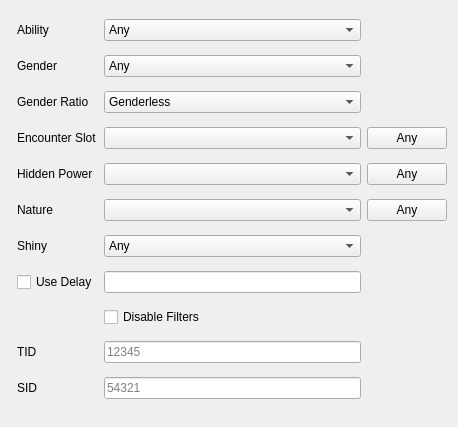
<?xml version="1.0" encoding="UTF-8"?>
<ui version="4.0">
 <class>Filter</class>
 <widget class="QWidget" name="Filter">
  <property name="geometry">
   <rect>
    <x>0</x>
    <y>0</y>
    <width>458</width>
    <height>427</height>
   </rect>
  </property>
  <property name="windowTitle">
   <string notr="true">Filter</string>
  </property>
  <layout class="QGridLayout" name="gridLayout">
   <item row="2" column="1">
    <widget class="QLabel" name="labelGenderRatio">
     <property name="sizePolicy">
      <sizepolicy hsizetype="Fixed" vsizetype="Preferred">
       <horstretch>0</horstretch>
       <verstretch>0</verstretch>
      </sizepolicy>
     </property>
     <property name="text">
      <string>Gender Ratio</string>
     </property>
    </widget>
   </item>
   <item row="6" column="1">
    <widget class="QLabel" name="labelShiny">
     <property name="sizePolicy">
      <sizepolicy hsizetype="Fixed" vsizetype="Preferred">
       <horstretch>0</horstretch>
       <verstretch>0</verstretch>
      </sizepolicy>
     </property>
     <property name="text">
      <string>Shiny</string>
     </property>
    </widget>
   </item>
   <item row="4" column="1">
    <widget class="QLabel" name="labelHiddenPower">
     <property name="sizePolicy">
      <sizepolicy hsizetype="Fixed" vsizetype="Preferred">
       <horstretch>0</horstretch>
       <verstretch>0</verstretch>
      </sizepolicy>
     </property>
     <property name="text">
      <string>Hidden Power</string>
     </property>
    </widget>
   </item>
   <item row="5" column="1">
    <widget class="QLabel" name="labelNature">
     <property name="sizePolicy">
      <sizepolicy hsizetype="Fixed" vsizetype="Preferred">
       <horstretch>0</horstretch>
       <verstretch>0</verstretch>
      </sizepolicy>
     </property>
     <property name="text">
      <string>Nature</string>
     </property>
    </widget>
   </item>
   <item row="5" column="2">
    <widget class="CheckList" name="checkListNature">
     <property name="sizePolicy">
      <sizepolicy hsizetype="Preferred" vsizetype="Fixed">
       <horstretch>0</horstretch>
       <verstretch>0</verstretch>
      </sizepolicy>
     </property>
    </widget>
   </item>
   <item row="6" column="2">
    <widget class="ComboBox" name="comboBoxShiny">
     <property name="sizePolicy">
      <sizepolicy hsizetype="Preferred" vsizetype="Fixed">
       <horstretch>0</horstretch>
       <verstretch>0</verstretch>
      </sizepolicy>
     </property>
     <item>
      <property name="text">
       <string>Any</string>
      </property>
     </item>
     <item>
      <property name="text">
       <string>Star</string>
      </property>
     </item>
     <item>
      <property name="text">
       <string>Square</string>
      </property>
     </item>
     <item>
      <property name="text">
       <string>Star/Square</string>
      </property>
     </item>
    </widget>
   </item>
   <item row="3" column="2">
    <widget class="CheckList" name="checkListEncounterSlot">
     <property name="sizePolicy">
      <sizepolicy hsizetype="Preferred" vsizetype="Fixed">
       <horstretch>0</horstretch>
       <verstretch>0</verstretch>
      </sizepolicy>
     </property>
    </widget>
   </item>
   <item row="7" column="2">
    <widget class="TextBox" name="textBoxDelay">
     <property name="sizePolicy">
      <sizepolicy hsizetype="Preferred" vsizetype="Fixed">
       <horstretch>0</horstretch>
       <verstretch>0</verstretch>
      </sizepolicy>
     </property>
    </widget>
   </item>
   <item row="7" column="1">
    <widget class="QCheckBox" name="checkBoxUseDelay">
     <property name="text">
      <string>Use Delay</string>
     </property>
    </widget>
   </item>
   <item row="4" column="2">
    <widget class="CheckList" name="checkListHiddenPower">
     <property name="sizePolicy">
      <sizepolicy hsizetype="Preferred" vsizetype="Fixed">
       <horstretch>0</horstretch>
       <verstretch>0</verstretch>
      </sizepolicy>
     </property>
    </widget>
   </item>
   <item row="0" column="0" rowspan="11">
    <widget class="IVFilter" name="ivFilter" native="true"/>
   </item>
   <item row="5" column="3">
    <widget class="QPushButton" name="pushButtonNatureAny">
     <property name="sizePolicy">
      <sizepolicy hsizetype="Fixed" vsizetype="Fixed">
       <horstretch>0</horstretch>
       <verstretch>0</verstretch>
      </sizepolicy>
     </property>
     <property name="text">
      <string>Any</string>
     </property>
    </widget>
   </item>
   <item row="4" column="3">
    <widget class="QPushButton" name="pushButtonHiddenPowerAny">
     <property name="sizePolicy">
      <sizepolicy hsizetype="Fixed" vsizetype="Fixed">
       <horstretch>0</horstretch>
       <verstretch>0</verstretch>
      </sizepolicy>
     </property>
     <property name="text">
      <string>Any</string>
     </property>
    </widget>
   </item>
   <item row="0" column="1">
    <widget class="QLabel" name="labelAbility">
     <property name="sizePolicy">
      <sizepolicy hsizetype="Fixed" vsizetype="Preferred">
       <horstretch>0</horstretch>
       <verstretch>0</verstretch>
      </sizepolicy>
     </property>
     <property name="text">
      <string>Ability</string>
     </property>
    </widget>
   </item>
   <item row="3" column="3">
    <widget class="QPushButton" name="pushButtonEncounterSlotAny">
     <property name="sizePolicy">
      <sizepolicy hsizetype="Fixed" vsizetype="Fixed">
       <horstretch>0</horstretch>
       <verstretch>0</verstretch>
      </sizepolicy>
     </property>
     <property name="text">
      <string>Any</string>
     </property>
    </widget>
   </item>
   <item row="3" column="1">
    <widget class="QLabel" name="labelEncounterSlot">
     <property name="sizePolicy">
      <sizepolicy hsizetype="Fixed" vsizetype="Preferred">
       <horstretch>0</horstretch>
       <verstretch>0</verstretch>
      </sizepolicy>
     </property>
     <property name="text">
      <string>Encounter Slot</string>
     </property>
    </widget>
   </item>
   <item row="1" column="2">
    <widget class="ComboBox" name="comboBoxGender">
     <property name="sizePolicy">
      <sizepolicy hsizetype="Preferred" vsizetype="Fixed">
       <horstretch>0</horstretch>
       <verstretch>0</verstretch>
      </sizepolicy>
     </property>
     <item>
      <property name="text">
       <string>Any</string>
      </property>
     </item>
     <item>
      <property name="text">
       <string notr="true">♂</string>
      </property>
     </item>
     <item>
      <property name="text">
       <string notr="true">♀</string>
      </property>
     </item>
    </widget>
   </item>
   <item row="2" column="2">
    <widget class="ComboBox" name="comboBoxGenderRatio">
     <property name="sizePolicy">
      <sizepolicy hsizetype="Preferred" vsizetype="Fixed">
       <horstretch>0</horstretch>
       <verstretch>0</verstretch>
      </sizepolicy>
     </property>
     <item>
      <property name="text">
       <string>Genderless</string>
      </property>
     </item>
     <item>
      <property name="text">
       <string notr="true">50% ♂ / 50% ♀</string>
      </property>
     </item>
     <item>
      <property name="text">
       <string notr="true">25% ♂ / 75% ♀</string>
      </property>
     </item>
     <item>
      <property name="text">
       <string notr="true">75% ♂ / 25% ♀</string>
      </property>
     </item>
     <item>
      <property name="text">
       <string notr="true">87.5% ♂ / 12.5% ♀</string>
      </property>
     </item>
     <item>
      <property name="text">
       <string notr="true">100% ♂</string>
      </property>
     </item>
     <item>
      <property name="text">
       <string notr="true">100% ♀</string>
      </property>
     </item>
    </widget>
   </item>
   <item row="9" column="1">
    <widget class="QLabel" name="label">
     <property name="text">
      <string>TID</string>
     </property>
    </widget>
   </item>
   <item row="1" column="1">
    <widget class="QLabel" name="labelGender">
     <property name="sizePolicy">
      <sizepolicy hsizetype="Fixed" vsizetype="Preferred">
       <horstretch>0</horstretch>
       <verstretch>0</verstretch>
      </sizepolicy>
     </property>
     <property name="text">
      <string>Gender</string>
     </property>
    </widget>
   </item>
   <item row="8" column="2">
    <widget class="QCheckBox" name="checkBoxDisableFilters">
     <property name="text">
      <string>Disable Filters</string>
     </property>
    </widget>
   </item>
   <item row="0" column="2">
    <widget class="ComboBox" name="comboBoxAbility">
     <property name="sizePolicy">
      <sizepolicy hsizetype="Preferred" vsizetype="Fixed">
       <horstretch>0</horstretch>
       <verstretch>0</verstretch>
      </sizepolicy>
     </property>
     <item>
      <property name="text">
       <string>Any</string>
      </property>
     </item>
     <item>
      <property name="text">
       <string notr="true">0</string>
      </property>
     </item>
     <item>
      <property name="text">
       <string notr="true">1</string>
      </property>
     </item>
    </widget>
   </item>
   <item row="10" column="1">
    <widget class="QLabel" name="label_2">
     <property name="text">
      <string>SID</string>
     </property>
    </widget>
   </item>
   <item row="9" column="2">
    <widget class="QLineEdit" name="TID">
     <property name="placeholderText">
      <string>12345</string>
     </property>
    </widget>
   </item>
   <item row="10" column="2">
    <widget class="QLineEdit" name="SID">
     <property name="placeholderText">
      <string>54321</string>
     </property>
    </widget>
   </item>
  </layout>
 </widget>
 <customwidgets>
  <customwidget>
   <class>TextBox</class>
   <extends>QLineEdit</extends>
   <header>Forms/Controls/TextBox.hpp</header>
  </customwidget>
  <customwidget>
   <class>ComboBox</class>
   <extends>QComboBox</extends>
   <header>Forms/Controls/ComboBox.hpp</header>
  </customwidget>
  <customwidget>
   <class>IVFilter</class>
   <extends>QWidget</extends>
   <header>Forms/Controls/IVFilter.hpp</header>
   <container>1</container>
  </customwidget>
  <customwidget>
   <class>CheckList</class>
   <extends>QComboBox</extends>
   <header>Forms/Controls/CheckList.hpp</header>
   <slots>
    <slot>resetChecks()</slot>
   </slots>
  </customwidget>
 </customwidgets>
 <tabstops>
  <tabstop>comboBoxAbility</tabstop>
  <tabstop>comboBoxGender</tabstop>
  <tabstop>comboBoxGenderRatio</tabstop>
  <tabstop>checkListEncounterSlot</tabstop>
  <tabstop>pushButtonEncounterSlotAny</tabstop>
  <tabstop>checkListHiddenPower</tabstop>
  <tabstop>pushButtonHiddenPowerAny</tabstop>
  <tabstop>checkListNature</tabstop>
  <tabstop>pushButtonNatureAny</tabstop>
  <tabstop>comboBoxShiny</tabstop>
  <tabstop>checkBoxUseDelay</tabstop>
  <tabstop>textBoxDelay</tabstop>
 </tabstops>
 <resources/>
 <connections/>
</ui>
